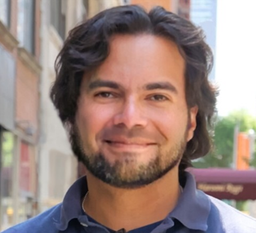
#> input picture images/color.png, 256 x 233 px, shrunk from 1500 x 1368 before the run
$ jupyter execute 'Single Parameter Fit.ipynb'
#> lines starting #> are read from the running program, lines starting #| are printed output that depends on the picture; after the words box and inside, x2 and y2 are one past the last pixel; in counts of white or black regions, pixels touching at a corner belong together
[cell 1]
from PIL import Image
from functools import reduce, partial
from multiprocessing import Pool
from matplotlib import pyplot as mp
from mpmath import mp
from mpmath import pi as Pi
from mpmath import sin as Sin
from mpmath import asin as Asin
from mpmath import sqrt as Sqrt

import matplotlib.image as mpimg
import pandas as pd
import numpy as np
import matplotlib.pyplot as plt

Laurent Boue, in his paper "Real numbers, data science and chaos: How to fit any dataset with a single parameter" shows how any dataset of any modality (time-series, images, sound...)  can be approximated by a well-behaved  (continuous,  differentiable...) scalar  function  with  a  single  real-valued  parameter. The paper can be found here.

All the code and concepts in this Jupyter notebook are based on the work of Laurent Boue.

[cell 2]
print('https://arxiv.org/pdf/1904.12320.pdf')

The equation is the following:

$$ f_{\alpha \left ( X \right )}=sin^{^{2}}(2^{x\tau }arcsin\sqrt{\alpha })\$$

[cell 3]
color = './images/color.png'
b_and_w = './images/blackandwhite.png'
image_color = mpimg.imread(color)
#> image_color is the input picture: shape (233, 256, 4) float32; mean R, G, B, A 0.603, 0.522, 0.499, 1
image_bw = mpimg.imread(b_and_w)
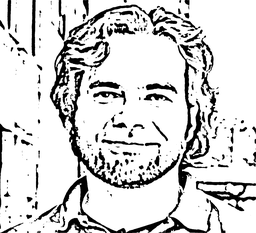
#> input picture images/blackandwhite.png, 256 x 233 px, shrunk from 1500 x 1368 before the run
#> image_bw is the input picture: shape (233, 256, 4) float32; mean R, G, B, A 0.835, 0.835, 0.835, 1
image_pil = Image.open(b_and_w)

[cell 4]
fig, axes = plt.subplots(nrows=1, ncols=2, figsize=(15, 7))
axes[0].imshow(image_color)
axes[1].imshow(image_bw)

fig.tight_layout()
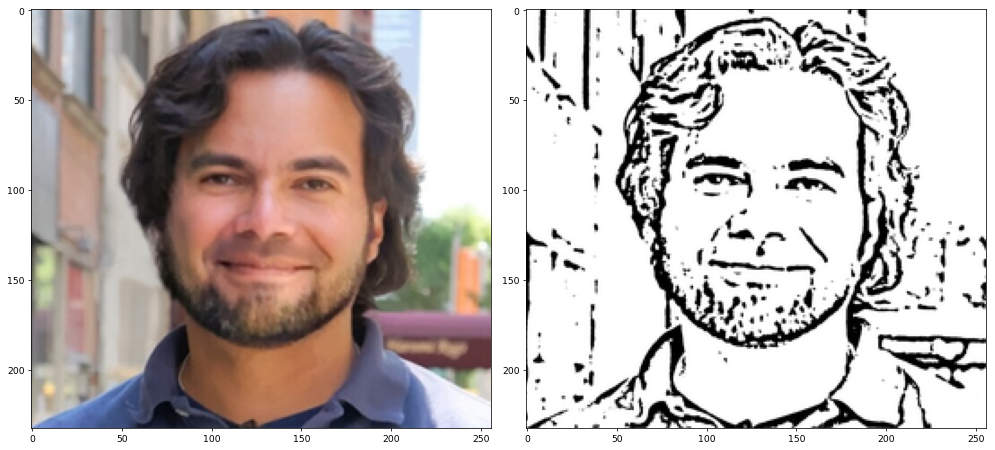
#> figure drawn by matplotlib, 2 panels

[cell 5]
image_color

[cell 6]
image_bw

[cell 7]
image = image_pil.convert('L').point(lambda x : 0 if x > 100 else 255).convert('1')
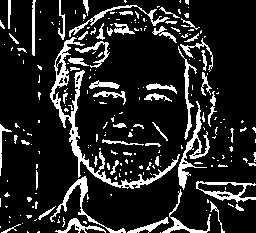
#> image: PIL image 256x233 1; 14.8% white; 240 white regions (184 under 20 px), largest, box (x1, y1, x2, y2) and area: (50, 37, 180, 189) 1720, (178, 101, 210, 190) 641, (50, 176, 126, 233) 487

[cell 8]
img = np.rot90(np.asarray(image), k=3)
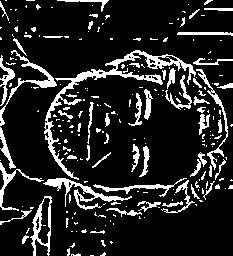
#> img: shape (256, 233) bool; 14.8% white; 240 white regions (184 under 20 px), largest, box (x1, y1, x2, y2) and area: (44, 50, 196, 180) 1720, (43, 178, 132, 210) 641, (0, 50, 57, 126) 487

[cell 9]
width, height = img.shape
#> width = 256; height = 233
possiblePositions = list(zip(*np.where(img)))
#> possiblePositions = 8852 pairs, first value 0 to 255, second value 0 to 232

[cell 10]
sampleAndScale = lambda gr: gr['y'].sample().values[0] / height

data = pd.DataFrame(possiblePositions, columns=['x', 'y']).groupby('x').apply(sampleAndScale)
data = data.reindex(np.arange(0, width), fill_value=-10)

data = data[data > 0]
numbPoints = len(data)
#> numbPoints = 253
data.index = range(numbPoints)

[cell 11]
phiInv = lambda z: np.arcsin(np.sqrt(z)) / (2.0 * np.pi)
decimalToBinary_phiInv = lambda z: decimalToBinary(phiInv(z))
phi = lambda theta: Sin(theta * Pi * 2.0) ** 2
dyadicMap = lambda x : (2 * x) % 1
tau = 12

[cell 12]
def decimalToBinary(decimalInitial, targetBinaryPrecision = tau):
    return reduce(lambda acc, _: [dyadicMap(acc[0]), acc[1] + ('0' if acc[0] < 0.5 else '1')],
                  range(targetBinaryPrecision),
                  [decimalInitial, ''])[1]

[cell 13]
def binaryToDecimal(binaryInitial):
    return reduce(lambda acc, val: acc + int(val[1]) / mp.power(2, (val[0] + 1)),
                  enumerate(binaryInitial),
                  mp.mpf(0.0))

[cell 14]
def binaryReducer(val):
    return int(val[1]) / mp.power(2, (val[0] + 1))

[cell 15]
def binaryToDecFaster(binaryInitial):

    with Pool(8) as p:
        tt = p.map(binaryReducer, enumerate(binaryInitial))

    res = mp.mpf(0)
    for _ in tt:
        res += _

    return res

[cell 16]
def dyadicDecoder(decimalInitial, k):
    return (2 ** (k * tau) * decimalInitial) % 1

[cell 17]
def logisticDecoder(decimalInitial, k):
    return float(Sin(2 ** (k * tau) * Asin(Sqrt(decimalInitial))) ** 2)

[cell 18]
def findInitialCondition(trainData):
    conjugateInitial_binary = ''.join(map(decimalToBinary_phiInv, trainData))

    necessaryPrecision = len(conjugateInitial_binary)
    assert tau * len(trainData) == necessaryPrecision

    # data is passed through sequentially so no need to worry
    # plus, all samples have the same size anyway
    # to be safe, these global settings should be handled more carefully with context managers

    mp.prec = necessaryPrecision
    print('significance = %d bits ; %d digits (base-10) ; ratio = %.3f\n' % (mp.prec, mp.dps, mp.prec / mp.dps))

    # conjugateInitial = binaryToDecimal(conjugateInitial_binary)
    conjugateInitial = binaryToDecFaster(conjugateInitial_binary)
    decimalInitial = phi(conjugateInitial)

    return decimalInitial

[cell 19]
def generateData(decimalInitial, howManyPoints):
    p_logisticDecoder = partial(logisticDecoder, decimalInitial)
    with Pool(8) as p:
        decodedValues = p.map(p_logisticDecoder, range(howManyPoints))
    return decodedValues

[cell 20]
decimalInitial = findInitialCondition(data)

[cell 21]
decodedValues = generateData(decimalInitial, len(data))
#> decodedValues = 253 values, max 0.991 at index 10, min 0.00415 at index 4, mean 0.427

[cell 22]
decimalInitial

[cell 23]
fig, axes = plt.subplots(nrows=1, ncols=3, figsize=(10, 3))
axes[0].imshow(image_color)
axes[0].set_title('Color', fontsize=20)
axes[1].imshow(image_bw)
axes[1].set_title('Black and White Contour', fontsize=20)
axes[2].scatter(range(len(decodedValues)), decodedValues, color='black', s=2)
axes[2].set_title('One parameter fit', fontsize=20)
fig.tight_layout()
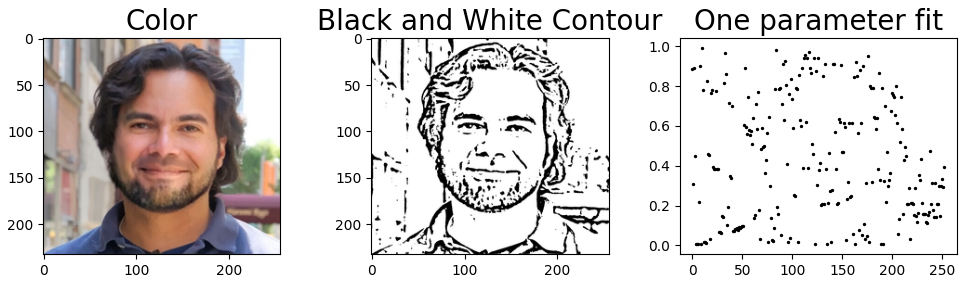
#> figure drawn by matplotlib, 3 panels
